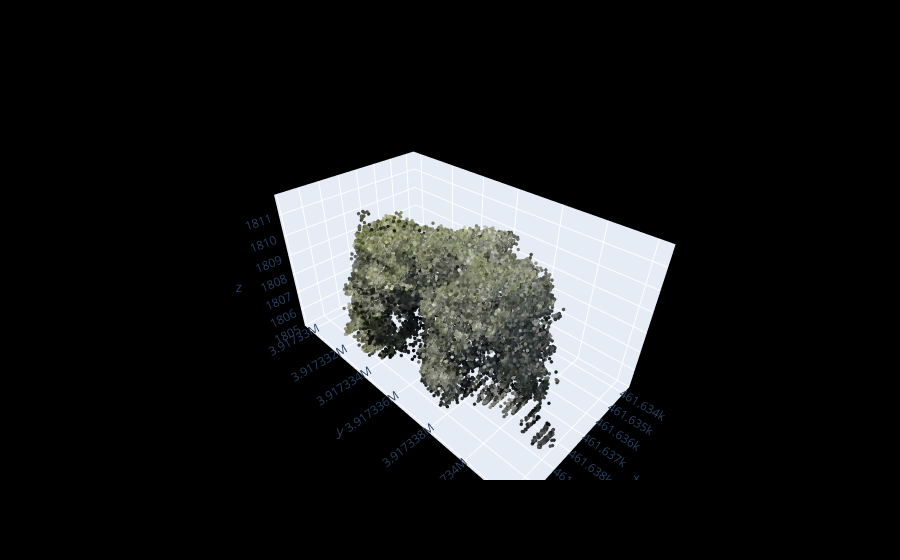

Write notebook code for a chart like this one.
### Markdown cell above
# PS Clusters

### Code cell
PS_DIR = PATHS['PS_clusters']

ps_files = sorted(f for f in os.listdir(PS_DIR) )

df_ps = pd.DataFrame({"file": ps_files})
df_ps["radius_m"] = df_ps["file"].str.extract(r"radius([\d.]+)m").astype(float)
df_ps["n_split"]  = df_ps["file"].str.extract(r"split_into_(\d+)").astype(int)
df_ps["color"]    = df_ps["file"].str.contains("_color")
df_ps = df_ps.sort_values("radius_m", ascending=False).reset_index(drop=True)
print(len(df_ps), "pre-split clusters")
print(df_ps.to_string())          # pick a row number for PS_ROW below

PS_ROW = 0
ps_name = df_ps.loc[PS_ROW, "file"]
ps_pcd  = o3d.io.read_point_cloud(PS_DIR + ps_name)
print(ps_name, f"({len(ps_pcd.points):,} pts)")
visualize_pointcloud(ps_pcd, point_size=2, max_points=60000)

### Figure 1 — Plotly figure (JSON) as saved in the notebook; plotly's stock layout.template omitted (floating-point values rounded to 4 significant figures; data arrays with more than 128 entries replaced by an {"elided": "..."} marker saying what was removed)
{"data": [{"marker": {"color": {"elided": "44287 str values"}, "size": 2}, "mode": "markers", "name": "piece 0 (44287 pts)", "type": "scatter3d", "x": {"elided": "44287 float values"}, "y": {"elided": "44287 float values"}, "z": {"elided": "44287 float values"}}], "layout": {"legend": {"font": {"color": "white"}}, "paper_bgcolor": "black", "scene": {"aspectmode": "data", "bgcolor": "black"}}}
